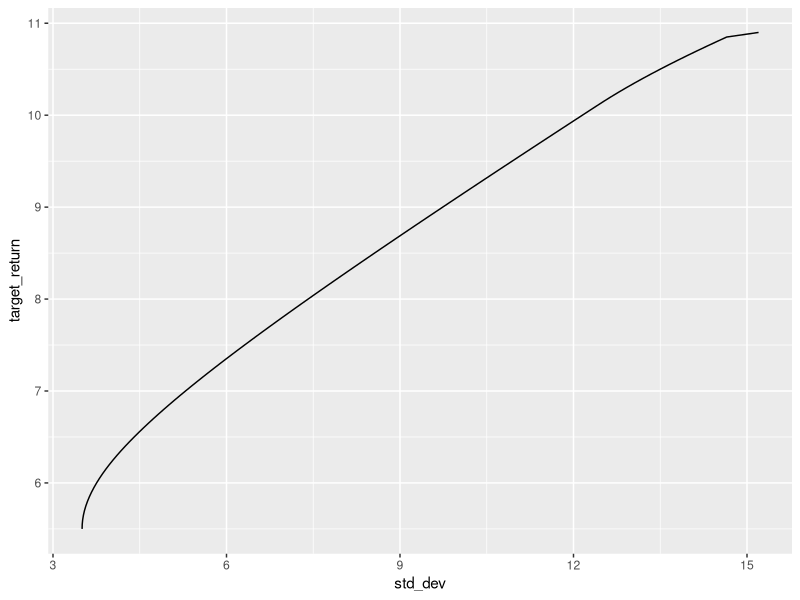
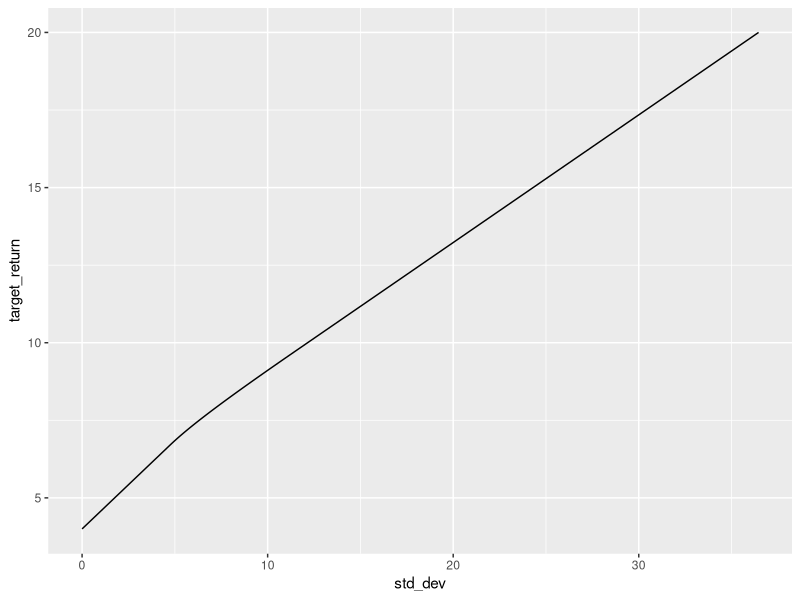

These charts were generated, in order, by the following R code:
# Data for efficient frontier plot

library(quadprog)
library(dplyr)
library(tibble)
library(ggplot2)
library(readr)

# Finds an optimal portfolio allocation for given target return
#     returns - a vector of expected returns of different assets
#     sigmas  - a vector of expected standard deviations
#     corrMat - correlation matrix
#     target  - required level of return
#     lending_rate_idx - index of an asset that represents margin lending rate. This asset can only have negative weight
optimize_for_target_return <- function(returns, sigmas, corr_mat, target, lending_rate_idx=NA)
{
  # We are solving a quadratic programming problem:
  # x^T * H * x -> min subject to 
  # x * returns^T = target
  # sum(x) = 1
  # x >= 0 (for all assets except the lending one)
  # x_l <= 0 (for l = lending_rate_idx)
  
  n <- length(returns);
  
  # Variance-covariance matrix
  Dmat <- diag(as.vector(sigmas)) %*% corr_mat %*% diag(as.vector(sigmas));
  
  # Linear term is zero
  dvec <- rep(0, n);
  
  # Total weight is 1
  A1 <- matrix(rep(1, n), nrow=1);
  b1 <- 1;
  
  # Total return matches target
  A2 <- matrix(returns, nrow=1);
  b2 <- target;
  
  # x >= 0
  A3 <- diag(n);
  b3 <- matrix(rep(0, n), ncol=1);
  if (!is.na(lending_rate_idx)) {
    A3[lending_rate_idx, lending_rate_idx] <- -1
  }
  
  Amat <- rbind(A1, A2, A3);
  bvec <- rbind(b1, b2, b3);
  
  # Minimize 1/2*x^T*D*x - d^T*x subject to
  # A*x >= b
  # Where first 2 rows in A are equalities

  weights <- solve.QP(Dmat, dvec, t(Amat), bvec, meq=2)$solution;
  
  sigma <- sqrt(t(weights) %*% Dmat %*% weights);
  
  list(weights = unlist(weights), sigma=sigma[[1]]);
}


calculate_efficient_frontier <- function(returns, sigmas, corr_mat, min_return, max_return, lending_rate_idx=NA, step=0.05) {
   
  result <- c()
  
  for (return in seq(min_return, max_return, step)) {
    
    solution <- tryCatch({
      optimize_for_target_return(returns, sigmas, corr_mat, return, lending_rate_idx);
    }, error = function(e) {
      NULL
    })
    
    if (is.null(solution)) {
      next;
    }
    
    weights <- solution$weights * 100
    names(weights) <- names(returns)
    
    sigma <- solution$sigma

    t <- tibble(
      "target_return" = return,
      "std_dev" = sigma
    ) %>% 
      bind_cols(as_tibble_row(weights))
    
    result <- bind_rows(result, t)
  }
  
  result
}

mu = c(
  "stocks" = 10.9,
  "bonds" = 5.2,
  "reit" = 10.8,
  "gold" = 7.0
)

sigmas <- c(
  "stocks" = 15.2, 
  "bonds" = 3.6,
  "reit" = 19.2,
  "gold" = 15.6
)

corr_mat <- matrix(c(
  1.00, 0.00, 0.59, 0.04,
  0.00, 1.00, 0.19, 0.28,
  0.59, 0.19, 1.00, 0.13,
  0.04, 0.28, 0.13, 1.00
), nrow=4)

frontier_data <- calculate_efficient_frontier(mu, sigmas, corr_mat, 0, 20)

return_with_min_std <- frontier_data %>% 
  filter(std_dev == min(std_dev)) %>% 
  select(target_return) %>% 
  unlist()

frontier_data <- frontier_data %>% 
  filter(target_return >= return_with_min_std)

frontier_data %>% 
  ggplot(aes(std_dev, target_return)) + 
  geom_line()

frontier_data %>% write_csv("efficient_frontier_plot_data.csv")

bonds_and_gold_sigma <- 12
gold_fraction = (bonds_and_gold_sigma - sigmas["bonds"]) / (sigmas["gold"] - sigmas["bonds"])
bonds_and_gold_return <- mu["bonds"] + gold_fraction * (mu["gold"] - mu["bonds"])

frontier_data %>% 
  filter(
    round(std_dev, 1) %in% c(bonds_and_gold_sigma)
    |
    target_return == round(bonds_and_gold_return, 1)
  )
  
frontier_data %>% 
  filter(round(std_dev, 1) == 9.3) %>% 
  mutate(
    stocks_mid = stocks / 2,
    bonds_mid = ((stocks+bonds) + (stocks)) / 2,
    reit_mid = ((stocks+bonds+reit) + (stocks+bonds)) / 2,
    gold_mid = (100 + (stocks+bonds+reit)) / 2
  )

###############################################################################
# Plot a smaller version with just two assets

mu2 <- mu %>% head(2)
sigmas2 <- sigmas %>% head(2)
corr_mat2 <- corr_mat[1:2, 1:2]

frontier_data_two_assets <- calculate_efficient_frontier(mu2, sigmas2, corr_mat2, 0, 20)

frontier_data_two_assets %>%
  write_csv("efficient_frontier_plot_data_two_assets.csv")

lambda = 0.1
frontier_data %>% 
  mutate(utility = target_return - lambda/2 * std_dev^2) %>% 
  filter(utility == max(utility))

###############################################################################
# Plot a frontier where marginal lending rate is higher than risk-free rate

risk_free_rate <- 4
lending_rate <- 5
epsilon_sigma <- 1e-4

mu_ex <- c(mu, "free"=risk_free_rate, "lending"=lending_rate)
sigmas_ex <- c(sigmas, "free"=epsilon_sigma, "lending"=epsilon_sigma)
corr_mat_ex <- diag(length(mu_ex))
corr_mat_ex[1:length(mu), 1:length(mu)] <- corr_mat

frontier_with_lending <- calculate_efficient_frontier(mu_ex, sigmas_ex, corr_mat_ex, risk_free_rate, 20, lending_rate_idx = length(mu_ex))

frontier_with_lending %>% 
  ggplot(aes(std_dev, target_return)) + geom_line()

frontier_with_lending %>% 
  View()
